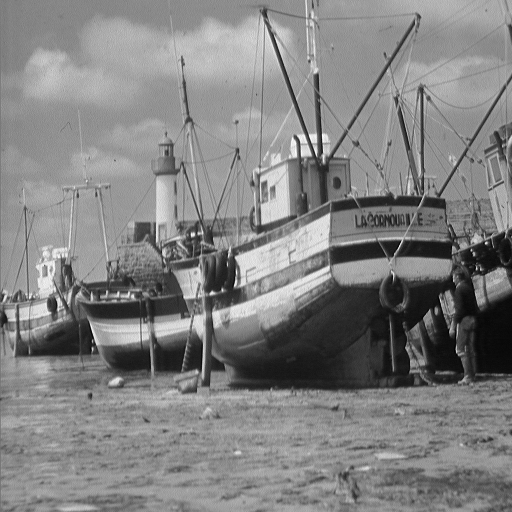
%> input picture KSVD NLM/boat.png, 512 x 512 px
$ octave olap_ksvdcdemo.m   (GNU Octave 9; MATLAB toolbox functions it lacks are replaced by stand-ins)
%> lines starting %> are read from the running program, lines starting %| are printed output that depends on the picture
### lib/olapKSVD.m
function [IOut,output] = olapKSVD(Image, sigma, K, bb, step_size, varargin)
%==========================================================================
%   P E R F O R M   D E N O I S I N G   U S I N G   A  D I C T  I O N A R Y
%                  T R A I N E D   O N   N O I S Y   I M A G E
%==========================================================================
% Denoise an image by K-SVD method with overlapping patches
%  1. number of KSVD iterations - the default number of iterations is 10.
%  2. maxBlocksToConsider - The maximal number of blocks to train on.
%  If this number is larger the number of blocks in the image, random
%  blocks from the image will be selected for training.
%  Detailed description can be found in "Image Denoising Via Sparse and
%  Redundant representations over Learned Dictionaries", (appeared in the
%  IEEE Trans. on Image Processing, Vol. 15, no. 12, December 2006).
% =========================================================================
% INPUT ARGUMENTS : Image = the noisy image (gray-level scale)
%                   sigma = the s.d. of the noise (assume to be white Gaussian).
%                   K = the number of atoms in the trained dictionary.
%                   bb = the block size.
%                   step_size = the block size - the overlapping size.
% =========================================================================
%    Optional arguments:
%                  'errorFactor' - a factor that multiplies sigma in order
%                       to set the allowed representation error. In the
%                       experiments presented in the paper, it was set to 1.15
%                       (which is also the default  value here).
%                  'maxBlocksToConsider' - maximal number of blocks that
%                       can be processed. This number is dependent on the memory
%                       capabilities of the machine, and performances�
%                       considerations. If the number of available blocks in the
%                       image is larger than 'maxBlocksToConsider', the sliding
%                       distance between the blocks increases. The default value
%                       is: 250000.
%                  'slidingFactor' - the sliding distance between processed
%                       blocks. Default value is 1. However, if the image is
%                       large, this number increases automatically (because of
%                       memory requirements). Larger values result faster
%                       performances (because of fewer processed blocks).
%                  'numKSVDIters' - the number of KSVD iterations processed
%                       blocks from the noisy image. If the number of
%                       blocks in the image is larger than this number,
%                       random blocks from all available blocks will be
%                       selected. The default value for this parameter is:
%                       10 if sigma > 5, and 5 otherwise.
%                  'maxNumBlocksToTrainOn' - the maximal number of blocks
%                       to train on. The default value for this parameter is
%                       65000. However, it might not be enough for very large
%                       images
%                  'displayFlag' - if this flag is switched on,
%                       announcement after finishing each iteration will appear,
%                       as also a measure concerning the progress of the
%                       algorithm (the average number of required coefficients
%                       for representation). The default value is 1 (on).
%                  'waitBarOn' - can be set to either 1 or 0. If
%                       waitBarOn==1 a waitbar, presenting the progress of the
%                       algorithm will be displayed.
% OUTPUT ARGUMENTS : Iout - a 2-dimensional array in the same size of the
%                       input image, that contains the cleaned image.
%                    output.D - the trained dictionary.
% =========================================================================

reduceDC = 1;
[NN1,NN2] = size(Image);
waitBarOn = 1;
if (sigma > 5)
    numIterOfKsvd = 10;
else
    numIterOfKsvd = 5;
end

C = 1.15;
maxBlocksToConsider = 260000;
slidingDis = 1;
maxNumBlocksToTrainOn = 65000;
displayFlag = 1;

for argI = 1:2:length(varargin)
    if (strcmp(varargin{argI}, 'slidingFactor'))
        slidingDis = varargin{argI+1};
    end
    if (strcmp(varargin{argI}, 'errorFactor'))
        C = varargin{argI+1};
    end
    if (strcmp(varargin{argI}, 'maxBlocksToConsider'))
        maxBlocksToConsider = varargin{argI+1};
    end
    if (strcmp(varargin{argI}, 'numKSVDIters'))
        numIterOfKsvd = varargin{argI+1};
    end
    if (strcmp(varargin{argI}, 'blockSize'))
        bb = varargin{argI+1};
    end
    if (strcmp(varargin{argI}, 'maxNumBlocksToTrainOn'))
        maxNumBlocksToTrainOn = varargin{argI+1};
    end
    if (strcmp(varargin{argI}, 'displayFlag'))
        displayFlag = varargin{argI+1};
    end
    if (strcmp(varargin{argI}, 'waitBarOn'))
        waitBarOn = varargin{argI+1};
    end
end

if (sigma <= 5)
    numIterOfKsvd = 5;
end

%% Classify noisy image
idx = [1:prod(size(Image)-bb+1)];
cMat = zeros(size(Image)-bb+1);
idxMat = zeros(size(Image)-bb+1);
idxMat([[1:step_size:end-1],end], [[1:step_size:end-1],end]) = 1; % Overlapping
[rows,cols] = ind2sub(size(idxMat),idx);
blkMatrix = im2col(Image, [bb,bb], 'sliding');
for i = 1:length(idx)
    if i < length(idx)/3
        cMat(rows(i), cols(i)) = 1;
    else
        if i < 2*length(idx)/3
            cMat(rows(i), cols(i)) = 2;
        else
            cMat(rows(i), cols(i)) = 3;
        end
    end
end

%% Train a dictionary on blocks from the noisy image

% Blocks used to train dict
blocks1 = blkMatrix(:, find(cMat == 1));
blocks2 = blkMatrix(:, find(cMat == 2));
blocks3 = blkMatrix(:, find(cMat == 3));

% The number of blocks <= maxNumBlocksToTrainOn
if(size(blocks1,2) > maxNumBlocksToTrainOn)
    blkMatrixc1 = zeros(bb^2, maxNumBlocksToTrainOn);
    for i = 1:maxNumBlocksToTrainOn
        blkMatrixc1(:,i) = blocks1(:,i);
    end
else
    blkMatrixc1 = blocks1;
end
if(size(blocks2,2) > maxNumBlocksToTrainOn)
    blkMatrixc2 = zeros(bb^2, maxNumBlocksToTrainOn);
    for i = 1:maxNumBlocksToTrainOn
        blkMatrixc2(:,i) = blocks2(:,i);
    end
else
    blkMatrixc2 = blocks2;
end
if(size(blocks3,2) > maxNumBlocksToTrainOn)
    blkMatrixc3 = zeros(bb^2, maxNumBlocksToTrainOn);
    for i = 1:maxNumBlocksToTrainOn
        blkMatrixc3(:,i) = blocks3(:,i);
    end
else
    blkMatrixc3 = blocks3;
end

param.K = K;
param.numIteration = numIterOfKsvd ;
param.errorFlag = 1;
param.errorGoal = sigma*C;
param.preserveDCAtom = 0;

%% Get initialization DCT Dictionary
Pn=ceil(sqrt(K));
DCT=zeros(bb,Pn);
for k=0:1:Pn-1
    V=cos([0:1:bb-1]'*k*pi/Pn);
    if k>0
        V=V-mean(V);
    end
    DCT(:,k+1)=V/norm(V);
end
DCT=kron(DCT,DCT);

param.initialDictionary = DCT(:,1:param.K ); % use K columns
param.InitializationMethod =  'GivenMatrix';

if (reduceDC)
    blkMatrixc1 = blkMatrixc1 - ones(size(blkMatrixc1,1),1) * mean(blkMatrixc1);
    blkMatrixc2 = blkMatrixc2 - ones(size(blkMatrixc2,1),1) * mean(blkMatrixc2);
    blkMatrixc3 = blkMatrixc3 - ones(size(blkMatrixc3,1),1) * mean(blkMatrixc3);
end

if (waitBarOn)
    counterForWaitBar = param.numIteration+1;
    h = waitbar(0,'Denoising In Process ...');
    param.waitBarHandle = h;
    param.counterForWaitBar = counterForWaitBar;
end

param.displayProgress = displayFlag;
[Dictionary1,~] = KSVD(blkMatrixc1, param);
output.D1 = Dictionary1;
[Dictionary2,~] = KSVD(blkMatrixc2, param);
output.D2 = Dictionary2;
[Dictionary3,~] = KSVD(blkMatrixc3, param);
output.D3 = Dictionary3;

if (displayFlag)
    disp('finished Trainning dictionary');
end

%% Denoise the image using the trained dictionary
errT = sigma*C;

if (waitBarOn)
    newCounterForWaitBar1 = (param.numIteration+1) * size(blocks1,2);
    newCounterForWaitBar2 = (param.numIteration+1) * size(blocks2,2);
    newCounterForWaitBar3 = (param.numIteration+1) * size(blocks3,2);
end

% go with jumps of 30000
for jj = 1:30000:size(blocks1,2) % reduce DC and do OMPerr batch by batch
    if (waitBarOn)
        waitbar(((param.numIteration*size(blocks1,2))+jj)/newCounterForWaitBar1);
    end
    jumpSize = min(jj+30000-1,size(blocks1,2)); % often size(blocks, 2)

    if (reduceDC)
        vecOfMeans = mean(blocks1(:,jj:jumpSize));
        blocks1(:,jj:jumpSize) = blocks1(:,jj:jumpSize) - repmat(vecOfMeans,size(blocks1,1),1); % reduce DC for each block
    end

    % get updated sparse representation
    Coefs = OMPerr(Dictionary1,blocks1(:,jj:jumpSize),errT);

    % blocks here are denoised block
    if (reduceDC)
        blocks1(:,jj:jumpSize) = Dictionary1*Coefs + ones(size(blocks1,1),1) * vecOfMeans; % add DC back for each block
    else
        blocks1(:,jj:jumpSize) = Dictionary1*Coefs;
    end
end

for jj = 1:30000:size(blocks2,2) % reduce DC and do OMPerr batch by batch
    if (waitBarOn)
        waitbar(((param.numIteration*size(blocks2,2))+jj)/newCounterForWaitBar2);
    end
    jumpSize = min(jj+30000-1,size(blocks2,2)); % often size(blocks, 2)

    if (reduceDC)
        vecOfMeans = mean(blocks2(:,jj:jumpSize));
        blocks2(:,jj:jumpSize) = blocks2(:,jj:jumpSize) - repmat(vecOfMeans,size(blocks2,1),1); % reduce DC for each block
    end
    % get updated sparse representation
    Coefs = OMPerr(Dictionary2,blocks2(:,jj:jumpSize),errT);

    % blocks here are denoised block
    if (reduceDC)
        blocks2(:,jj:jumpSize) = Dictionary2*Coefs + ones(size(blocks2,1),1) * vecOfMeans; % add DC back for each block
    else
        blocks2(:,jj:jumpSize) = Dictionary2*Coefs;
    end
end

for jj = 1:30000:size(blocks3,2) % reduce DC and do OMPerr batch by batch
    if (waitBarOn)
        waitbar(((param.numIteration*size(blocks3,2))+jj)/newCounterForWaitBar3);
    end
    jumpSize = min(jj+30000-1,size(blocks3,2)); % often size(blocks, 2)

    if (reduceDC)
        vecOfMeans = mean(blocks3(:,jj:jumpSize));
        blocks3(:,jj:jumpSize) = blocks3(:,jj:jumpSize) - repmat(vecOfMeans,size(blocks3,1),1); % reduce DC for each block
    end
    % get updated sparse representation
    Coefs = OMPerr(Dictionary3,blocks3(:,jj:jumpSize),errT);

    % blocks here are denoised block
    if (reduceDC)
        blocks3(:,jj:jumpSize) = Dictionary3*Coefs + ones(size(blocks3,1),1) * vecOfMeans; % add DC back for each block
    else
        blocks3(:,jj:jumpSize) = Dictionary3*Coefs;
    end
end

count1 = 1;
count2 = 1;
count3 = 1;
Weight = zeros(NN1,NN2);
IMout = zeros(NN1,NN2);
[rows,cols] = ind2sub(size(Image)-bb+1,idx);
for i  = 1:length(cols)
    col = cols(i); row = rows(i);
    if cMat(row, col) == 1
        block = reshape(blocks1(:,count1), [bb, bb]);
        count1 = count1+1;
    elseif  cMat(row, col) == 2
        block = reshape(blocks2(:,count2), [bb, bb]);
        count2 = count2+1;
    else
        block = reshape(blocks3(:,count3), [bb, bb]);
        count3 = count3+1;
    end
    % Compute denoised blcok and weight block by block
    IMout(row:row+bb-1,col:col+bb-1) = IMout(row:row+bb-1,col:col+bb-1)+block;
    Weight(row:row+bb-1,col:col+bb-1) = Weight(row:row+bb-1,col:col+bb-1)+ones(bb);
    % count is idx for blocks matrix. row, col is location for block on image
end

if (waitBarOn)
    close(h);
end
IOut = (Image+0.034*sigma*IMout)./(1+0.034*sigma*Weight);
% IOut = (Image+0.000015*sigma*IMout)./(1+0.00005*sigma*Weight1 + 0.000004*sigma*Weight2 + 0.000015*sigma*Weight3);
end

### olap_ksvdcdemo.m
%===========================================================
%                   demo - olap_ksvdc
%   denoising using k-svd on classified overlapping patches
%                with function olapKSVD.m
%===========================================================
clear
bb = 8; % block size
RR = 1; % redundancy factor
K = RR*bb^2; % number of atoms in the dictionary

% Define an overlap and a corresponding step_size
overlap = 5;
step_size = bb - overlap;

%% Read Test Images
pathForImages = './img/';
imageName = 'boat.png';
[X,pp] = imread(strcat([pathForImages,imageName]));
%> X is the input picture: size 512x512 uint8; min 0, max 255, mean 129.7
%> pp = []
X = im2double(X);
%> X: size 512x512 double
if (length(size(X))>2)
    X = rgb2gray(X);
end
if (max(X(:))<2)
    X = X*255;
end

%% Generate Noisy Image
sigma = 20;
% sigma = 30;
% sigma = 40;
% sigma = 50;
Y = X + sigma * randn(size(X));
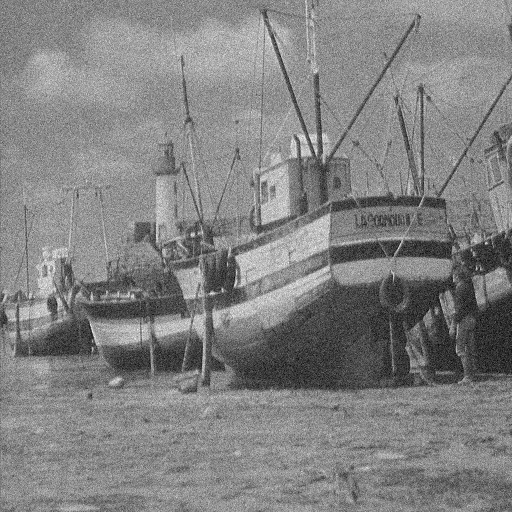
%> Y: size 512x512 double; min -56.17, max 307.2, mean 129.7; drawn with min black and max white

%% KSVD method
K = K - step_size;
[Xhat,ouput] = olapKSVD(Y, sigma, K, bb, step_size);
%> after the loop in olapKSVD, `for argI = 1:2:length(varargin)`: C = 1.15; bb = 8; displayFlag = 1; maxBlocksToConsider = 260000; maxNumBlocksToTrainOn = 65000; numIterOfKsvd = 10; slidingDis = 1
%> in olapKSVD, `cMat = zeros(size(Image)-bb+1);`: cMat: size 505x505 double; every value is 0
%> in olapKSVD, `idxMat([[1:step_size:end-1],end], [[1:step_size:end-1],end]) = 1;`:
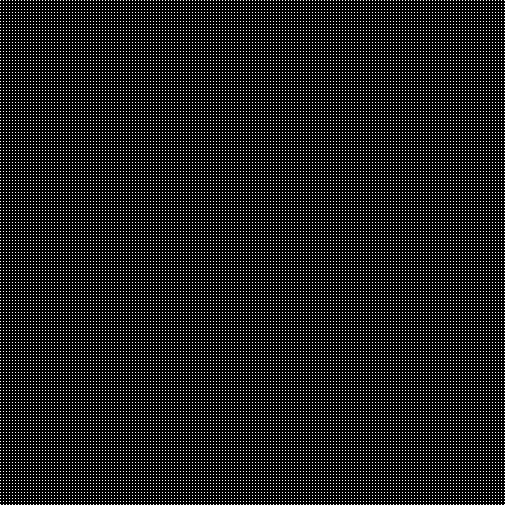
%> idxMat: size 505x505 double; values 0 (black) and 1 (white), 11.2% white in thin lines or dots
%> after the loop in olapKSVD, `for i = 1:length(idx)`:
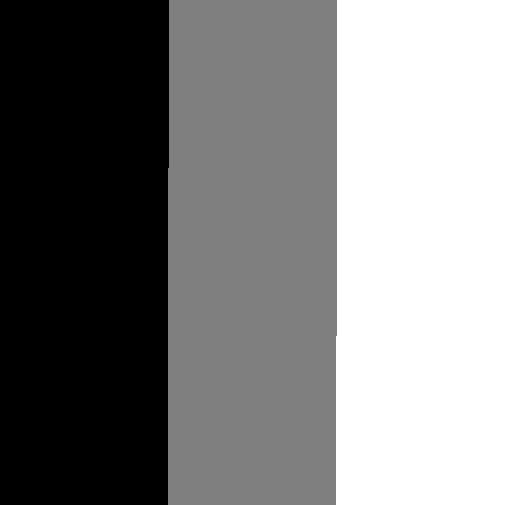
%> cMat: size 505x505 double; min 1, max 3, mean 2; drawn with min black and max white
%> in olapKSVD, `param.numIteration = numIterOfKsvd ;`: param.numIteration = 10
%> in olapKSVD, `param.errorGoal = sigma*C;`: param.errorGoal = 23
%> the loop in olapKSVD, `for k=0:1:Pn-1` made 8 passes
%> V on passes 1 to 8: [1; 1; 1; 1; 1; 1; 1; 1], [0.875; 0.799; 0.582; 0.258; -0.125; -0.508; -0.832; -1.05], [1; 0.707; 1.31e-16; -0.707; -1; -0.707; -1.14e-16; 0.707], [0.875; 0.258; -0.832; -1.05; -0.125; 0.799; 0.582; -0.508], [1; 1.15e-16; -1; -1.3e-16; 1; 3.6e-16; -1; -3.75e-16], [0.875; -0.508; -0.832; 0.799; -0.125; -1.05; 0.582; 0.258], [1; -0.707; -1.56e-16; 0.707; -1; 0.707; 5.79e-16; -0.707], [0.875; -1.05; 0.582; -0.508; -0.125; 0.258; -0.832; 0.799]
%> after the loop in olapKSVD, `for k=0:1:Pn-1`: DCT = [0.354 0.445 0.5 0.445 0.5 0.445 0.5 0.445; 0.354 0.406 0.354 0.131 5.74e-17 -0.258 -0.354 -0.533; 0.354 0.296 6.53e-17 -0.423 -0.5 -0.423 -7.8e-17 0.296; 0.354 0.131 -0.354 -0.533 -6.51e-17 0.406 0.354 -0.258; 0.354 -0.0635 -0.5 -0.0635 0.5 -0.0635 -0.5 -0.0635; 0.354 -0.258 -0.354 0.406 1.8e-16 -0.533 0.354 0.131; 0.354 -0.423 -5.72e-17 0.296 -0.5 0.296 2.89e-16 -0.423; 0.354 -0.533 0.354 -0.258 -1.88e-16 0.131 -0.354 0.406]
%> in olapKSVD, `counterForWaitBar = param.numIteration+1;`: counterForWaitBar = 11
%> in olapKSVD, `param.displayProgress = displayFlag;`: param.displayProgress = 1
%> the run ends on the next line
